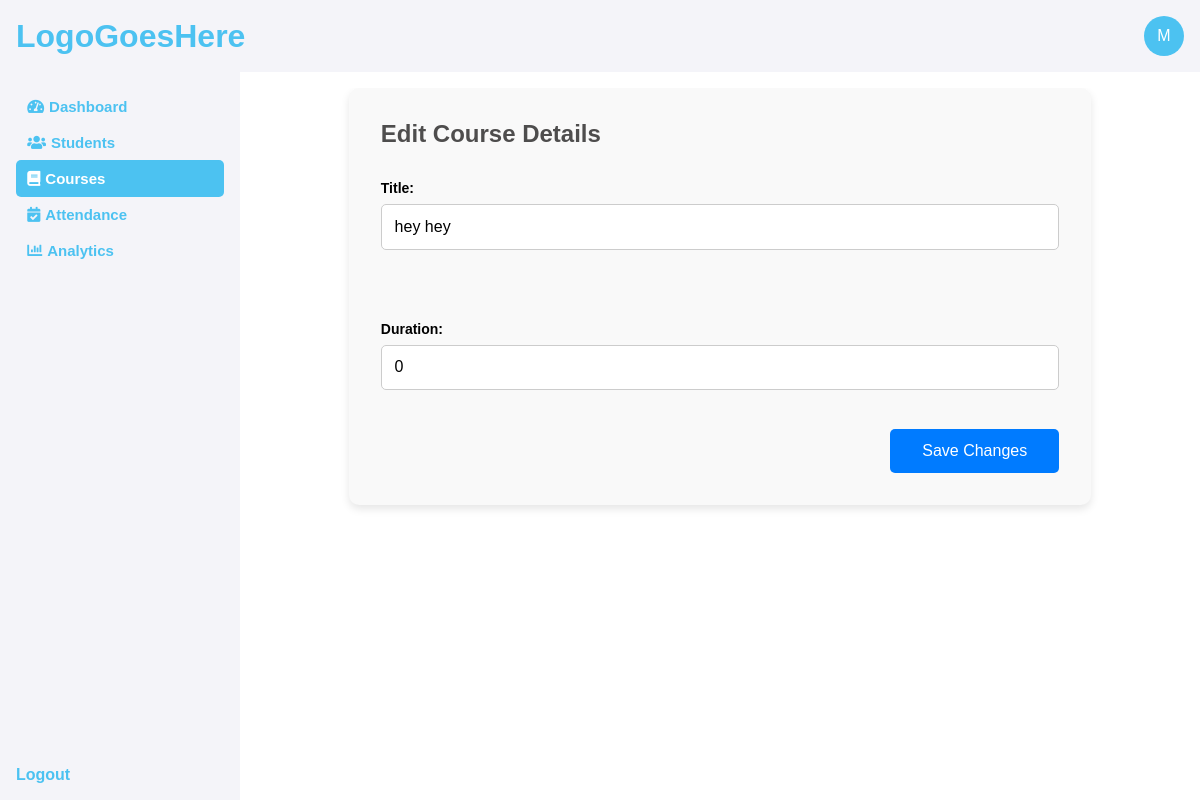
The page /teacher_dashboard/course-details/2 (signed in) on the database its author committed.
### SrcApp/models.py (models this page shows, shortened)
class MyUser(AbstractUser):
    email = models.EmailField(unique=True)
    USER_TYPE_CHOICES = (
        ('teacher', 'Teacher'),
        ('student', 'Student'),
    )
    user_type = models.CharField(max_length=10, choices=USER_TYPE_CHOICES, default='student')
    USERNAME_FIELD = 'email'
    REQUIRED_FIELDS = ['username']  # Fields required when using createsuperuser

class Course(models.Model):
    title = models.CharField(max_length=500, verbose_name="Course Title")
    teacher = models.ForeignKey(to=Teacher, on_delete=models.CASCADE, null=True)
    duration = models.PositiveIntegerField(default=0,null=False, verbose_name='Course Duration(in weeks)' )

### SrcApp/views.py (the view)
# urls.py: path('teacher_dashboard/course-details/<course_id>', views.course_details, name='course_details'),
@login_required(login_url='login')
def course_details(request, course_id):
    if not if_teacher(request):
        return redirect('login')
    context = {}
    course = Course.objects.get(id=course_id)
    context['course'] = course
    return render(request, 'teacherDashboard/courseDetails.html', context)

### SrcApp/views.py (called while the page is built)
def if_teacher(request):
    if request.user.user_type == 'teacher':
        return True
    return False

### templates/teacherDashboard/courseDetails.html (shortened to what this page needs)
{% extends 'teacherDashboard/base.html' %}
{% block teacher_content %}
<div class="course-details-wrapper">
    <h2 class="page-main-heading">Edit Course Details</h2>
    <form id="course-details-form" method="POST" action="{% url 'update_course' course.id %}" class="course-details-form">
        <div class="form-group" style="margin-top: 2rem;">
            <label for="course_title">Title:</label>
            <input type="text" id="course_title" name="course_title" value="{{ course.title }}" required>
        </div>
        <div class="form-group" style="margin-top: 2rem;">
            <label for="course_title"> Duration:</label>
            <input type="number" id="course_duration" name="course_duration" value="{{ course.duration }}" required>
        </div>
        <button type="submit" class="save-button">Save Changes</button>
    </form>
</div>
{% endblock %}

### templates/teacherDashboard/base.html (shortened to what this page needs)
{% load static %}
<!DOCTYPE html>
<html lang="en">
<head>
    <link rel="stylesheet" href="{% static 'css/style.css' %}">
    <link href="https://cdnjs.cloudflare.com/ajax/libs/font-awesome/5.15.4/css/all.min.css" rel="stylesheet">
</head>
<body>
    <div class="teacher-dashboard">
        <div class="navbar-1">
            <h1 class="logo">
                LogoGoesHere
            </h1>
            <div class="profile-info">
                <div class="letter-img">
                    {{ request.user.first_name|slice:":1" }}
                </div>
            </div>
        </div>
        <div class="content-wrapper">
            {% include 'teacherDashboard/sidebar.html' %}
            <div class="dashboard-content">
                <div class="teacher-dashboard-page-wrapper">
                    {% block teacher_content %}
                    {% endblock %}
                </div>
            </div>
        </div>
    </div>
</body>
</html>

### static/css/style.css (style rules this page uses)
:root { --primary-color: rgb(76, 194, 241); }
* { margin: 0; padding: 0; font-family: Arial, Helvetica, sans-serif; box-sizing: border-box; }
.teacher-dashboard { height: 100vh; width: 100%; display: flex; flex-direction: column; }
.navbar-1 { width: 100%; height: auto; background-color: #f4f4f9; color: white; display: flex; align-items: center; justify-content: space-between; padding: 1rem 1rem; display: flex; flex-direction: row; justify-content: space-between; }
.content-wrapper { flex: 1; display: flex; overflow: hidden; }
.dashboard-content { flex: 1; padding: 1rem; background-color: #ffffff; overflow-y: auto; }
.teacher-dashboard-page-wrapper { display: flex; flex-direction: column; height: 100%; overflow-y: scroll; justify-content: start; }
.page-main-heading { color: rgb(78, 77, 77); width: 100%; text-align: start; }
.navbar-1 .logo { color: var(--primary-color); }
.navbar-1 .profile-info .letter-img { width: 2.5rem; height: 2.5rem; display: flex; justify-content: center; align-items: center; padding: .5rem; color: white; background-color: var(--primary-color); border-radius: 50%; cursor: pointer; }
.form-group { margin-bottom: 15px; }
label { display: block; font-size: 14px; margin-bottom: 5px; font-weight: bold; }
input { width: 100%; padding: 10px; border: 1px solid #ccc; border-radius: 5px; font-size: 14px; }
.form-group { display: flex; flex-direction: column; }
.form-group label { font-weight: bold; margin-bottom: 0.5rem; }
.form-group input, .form-group select { padding: 0.8rem; border: 1px solid #ccc; border-radius: 5px; font-size: 1rem; }
.save-button { padding: 0.8rem 2rem; background-color: #007bff; color: white; border: none; border-radius: 5px; font-size: 1rem; cursor: pointer; align-self: flex-end; }
.course-details-wrapper { width: 80%; margin: 0 auto; padding: 2rem; background-color: #f9f9f9; border-radius: 10px; box-shadow: 0 4px 8px rgba(0, 0, 0, 0.1); }
.course-details-form { display: flex; flex-direction: column; gap: 1.5rem; }

### rows shown on the page
MyUser: user.first_name "M"
Course: course_title "hey hey", course_duration "0"
